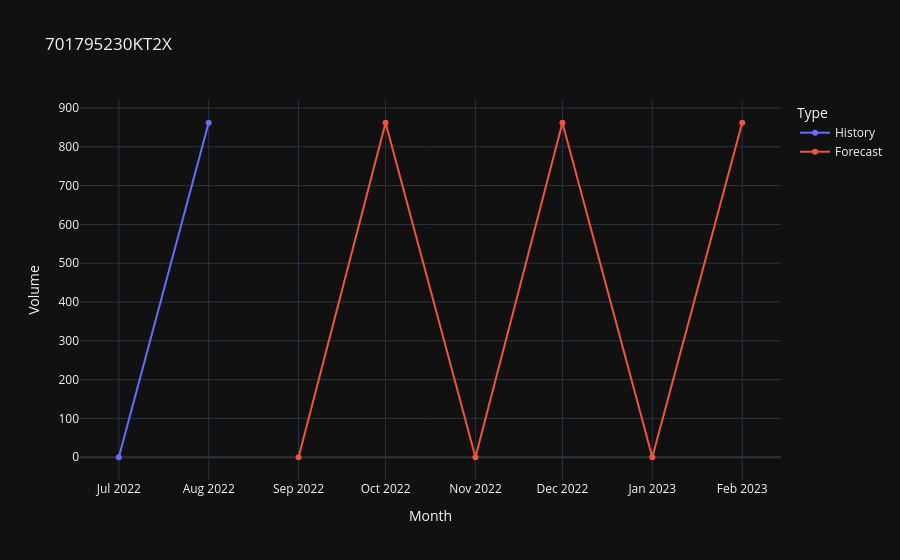

Notebook cell for this chart:
### Code cell
sn_value = 'U64988K1N852892'

fig = px.line(final_df[final_df['Serial Number']==f'{sn_value}'], 
              x = 'Month',
              y = 'Volume',
              color = 'Type',
              markers = 'circle',
              title = f'{sn_value}',
              template = 'plotly_dark')

fig.show()

### Figure 1 — Plotly figure (JSON) as saved in the notebook; plotly's stock layout.template omitted (floating-point values rounded to 4 significant figures)
{"data": [{"hovertemplate": "Type=History<br>Month=%{x}<br>Volume=%{y}<extra></extra>", "legendgroup": "History", "line": {"color": "#636efa", "dash": "solid"}, "marker": {"symbol": "circle"}, "mode": "lines+markers", "name": "History", "orientation": "v", "showlegend": true, "type": "scatter", "x": ["2022-07-01T00:00:00.000000000", "2022-08-01T00:00:00.000000000"], "xaxis": "x", "y": [0.0, 862.0], "yaxis": "y"}, {"hovertemplate": "Type=Forecast<br>Month=%{x}<br>Volume=%{y}<extra></extra>", "legendgroup": "Forecast", "line": {"color": "#EF553B", "dash": "solid"}, "marker": {"symbol": "circle"}, "mode": "lines+markers", "name": "Forecast", "orientation": "v", "showlegend": true, "type": "scatter", "x": ["2022-09-01T00:00:00.000000000", "2022-10-01T00:00:00.000000000", "2022-11-01T00:00:00.000000000", "2022-12-01T00:00:00.000000000", "2023-01-01T00:00:00.000000000", "2023-02-01T00:00:00.000000000"], "xaxis": "x", "y": [0.0, 862.0, 0.0, 862.0, 0.0, 862.0], "yaxis": "y"}], "layout": {"legend": {"title": {"text": "Type"}, "tracegroupgap": 0}, "title": {"text": "701795230KT2X"}, "xaxis": {"anchor": "y", "domain": [0, 1], "title": {"text": "Month"}}, "yaxis": {"anchor": "x", "domain": [0, 1], "title": {"text": "Volume"}}}}
